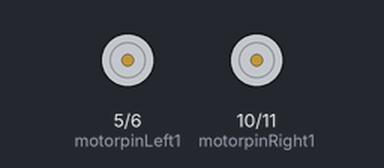
The sketch below on a simulated Arduino Uno, built with avr-gcc and run on an emulated ATmega328P. Parts: motor-driver pin pairs drawn as motors (green arrow = first pin HIGH = forward, orange = second pin HIGH = backward, longer = more drive). What the sketch prints to the serial monitor is not drawn. At 3.5 s the program stops and its outputs stay as they are.

Above: at 0.1 s.
At 3.1 s:
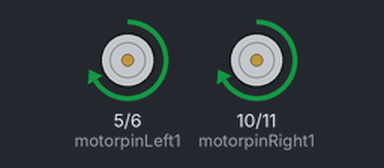
Timing chart, 0 to 5.0 s (numbered marks = the images above):
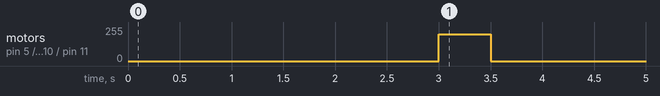

The sketch:

driving_bot.ino
```cpp
/*This sketch is for the Activity "Motoring Around" and this will instruct your MAZEBot to drive around.
Author - Mr.Johnny Ho
Last update - 30 Sept 2022
*/

// the code below connects the motor board pins to Arduino digital pins
// motor A (wired into the "A" on the motor board)

const int motorpinLeft1 = 5;
const int motorpinLeft2 = 6;

// motor B (wired into the "B" on the motor board)

const int motorpinRight1 = 10;
const int motorpinRight2 = 11;


void setup()
{

  // set all the motor control pins to outputs

  pinMode(motorpinLeft1, OUTPUT);
  pinMode(motorpinLeft2, OUTPUT);
  pinMode(motorpinRight1, OUTPUT);
  pinMode(motorpinRight2, OUTPUT);

 // setup the serial monitor
  Serial.begin(9600);
  //send message to the serial monitor
  Serial.println("Setup complete");


}

// ++++++++++++++++++++++++++++++FUNCTION CODE+++++++++++++++++++++++++++++++++++++++++++++++++++++++++++++++++++++++++++++++

//function to stop the motors
void stopMotors() {

  analogWrite(motorpinLeft1, 0);
  analogWrite(motorpinLeft2, 0);
  analogWrite(motorpinRight1, 0);
  analogWrite(motorpinRight2, 0);

}

//function to drive the motors in forward direction at a set speed and time
//this function uses parameter passing where the values for speed - "speed" and time -"milliseconds" is passed to the function from the code in the "void loop"
void motorsForward(int speed, int milliseconds) {


  analogWrite(motorpinLeft1, speed*1.0);   // the "*1.0" can be changed to calibrate the motor
  analogWrite(motorpinRight1, speed*1.0); // the "*1.0" can be changed to calibrate the motor
  delay(milliseconds);
 Serial.println("motors forward");
 //call the stopMotors() function
  stopMotors();

}

//function to drive the motors in forward direction at a set speed and time
//this function uses parameter passing where the values for speed - "speed" and time -"milliseconds" is passed to the function from the code in the "void loop"
void motorsBackward(int speed, int milliseconds) {


  analogWrite(motorpinLeft2, speed*1.0);   // the "*1.0" can be changed to calibrate the motor
  analogWrite(motorpinRight2, speed*1.0); // the "*1.0" can be changed to calibrate the motor
  delay(milliseconds);
 Serial.println("motors backward");
 //call the stopMotors() function
  stopMotors();

}

//function to drive the motors in turn the buggy in a sharp left direction at a set speed and time
//this function uses parameter passing where the values for speed - "speed" and time -"milliseconds" is passed to the function from the void loop
void pointTurnLeft(int speed, int milliseconds){

    analogWrite(motorpinLeft2, speed);
    analogWrite(motorpinRight1, speed);
    delay(milliseconds);
    Serial.println("point turn left");
    //call the stopMotors() function
    stopMotors();
}

//function to drive the motors in turn the buggy in a sharp right direction at a set speed and time
//this function uses parameter passing where the values for speed - "speed" and time -"milliseconds" is passed to the function from the void loop
void pointTurnRight(int speed, int milliseconds){

    analogWrite(motorpinLeft1, speed);
    analogWrite(motorpinRight2, speed);
    delay(milliseconds);
    Serial.println("point turn right");
    //call the stopMotors() function
    stopMotors();
}


//this code will stop your program
void shutdown()
{
 Serial.println("sketch finish");
 while(1);
}


//++++++++++++++++++++++++++++++++++++++++++++PRIMARY CODE++++++++++++++++++++++++++++++++++++++++++++++++++++++++++++++++++++++++
// the code below is your program, instructions here will be completed over and over again unless the "shutdown" function is called.
void loop()
{
  //tells your mazeBOT to wait 3 seconds before completing instructions after it
  delay(3000);
  //calls the "motorsForward" function and passes the value "200" for speed and the value "500" milliseconds for time
  motorsForward(200, 500);

   //Add your own code here:


  // calls the shutdown function to ensure the program only runs through once.
  shutdown();

}
//+++++++++++++++++++++++++++++++++++++++++++++++END OF PROGRAM++++++++++++++++++++++++++++++++++++++++++++++++++++++++++++++++++++
```

Measured:
- by itself, motor on pin 5 (motorpinLeft1) / pin 6 (motorpinLeft2), motor on pin 10 (motorpinRight1) / pin 11 (motorpinRight2): stopped → forward 200/255 at 3.0 s, → stopped 0.50 s later
